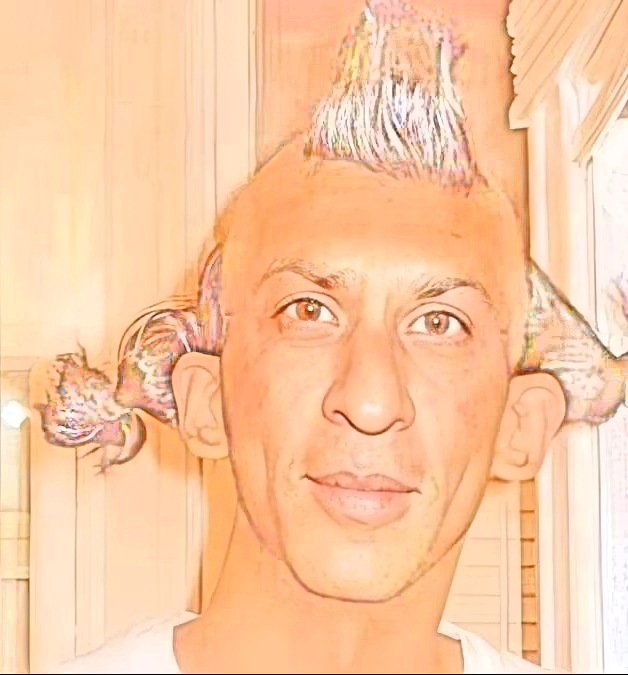
#> input picture Day-1/Pencil Sketch Effect/output_sketches/sample1_sketch.png, 628 x 675 px
$ python -i main.py   (imports and definitions only)
#> lines starting #> are read from the running program, lines starting #| are printed output that depends on the picture
import cv2 as cv
import numpy as np
import matplotlib.pyplot as plt
from tkinter import filedialog
import ttkbootstrap as ttk
from ttkbootstrap.constants import *
import os


# [19 lines left out: function pencil_sketch, not called in this run]


def load_file(image_path):
    """
    Load an image from the specified file path.

    Args:
        image_path (str): Path to the image file.

    Returns:
        numpy.ndarray: Image as a uint8 array, or None if loading fails.
    """
#> called with image_path = 'output_sketches/sample1_sketch.png'
    try:
        img = cv.imread(image_path).astype(np.uint8)
#> img is the input picture: shape (675, 628, 3); mean B, G, R 161.8, 200.7, 248.7
    except AttributeError as e:
        print(f"An error occurred reading the image file!\nReturning None")
        return(None)
    except Exception as e:
        print(f"An error occurred: {e} \nReturning None")
        return(None)

    if img is None:
        print("An error occurred regarding file path! \nReturning None")
        return(None)

    return img

# [25 lines left out: function pencil_sketch_grayscale, not called in this run]


def pencil_sketch_color(image_path, blur_kernel=21):
    """
    Apply colored pencil sketch effect to an image.

    Args:
        image_path (str): Path to the input image.
        blur_kernel (int): Kernel size for Gaussian blur (default: 21).

    Returns:
        tuple: (sketched_image, original_image) or (None, None) if loading fails.
    """
    img = load_file(image_path)
    if img is None:
        return(None, None)


    hsv_img = cv.cvtColor(img, cv.COLOR_BGR2HSV)
#> hsv_img: shape (675, 628, 3); mean H, S, V 15, 89.8, 248.7
    h, s, v = cv.split(hsv_img)
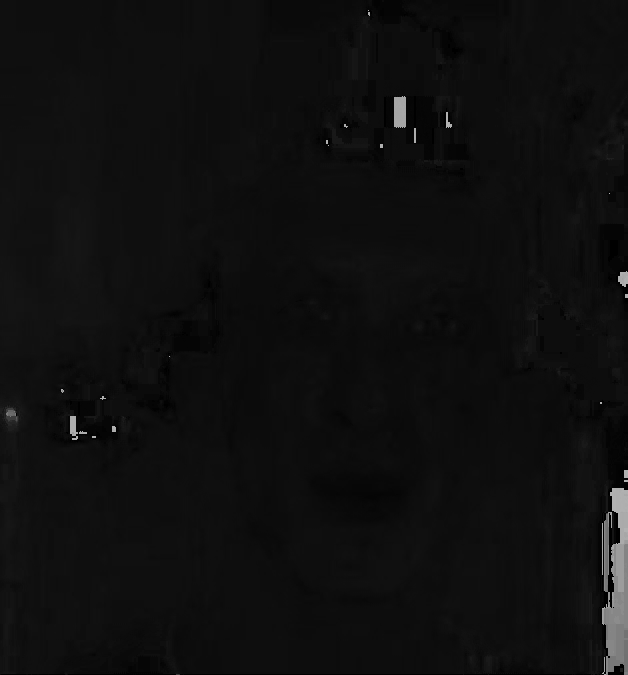
#> h: shape (675, 628); min 0, max 178, mean 15
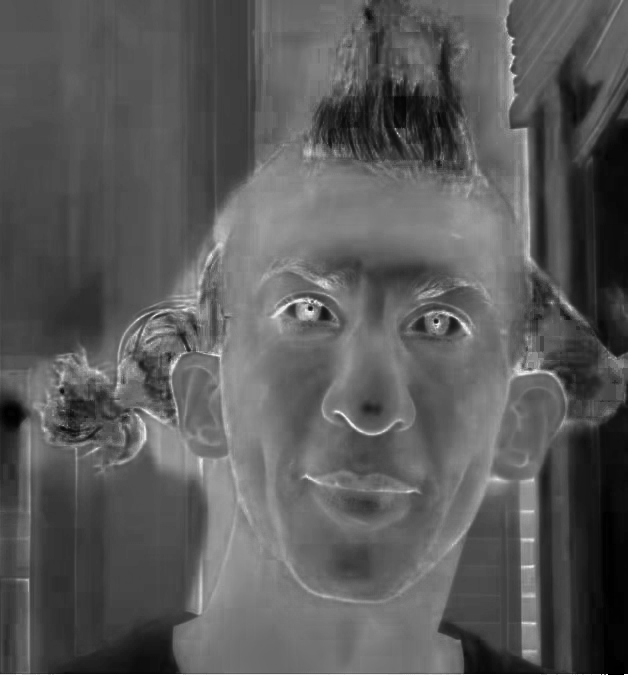
#> s: shape (675, 628); min 0, max 255, mean 89.8

    inverted_v = 255 - v
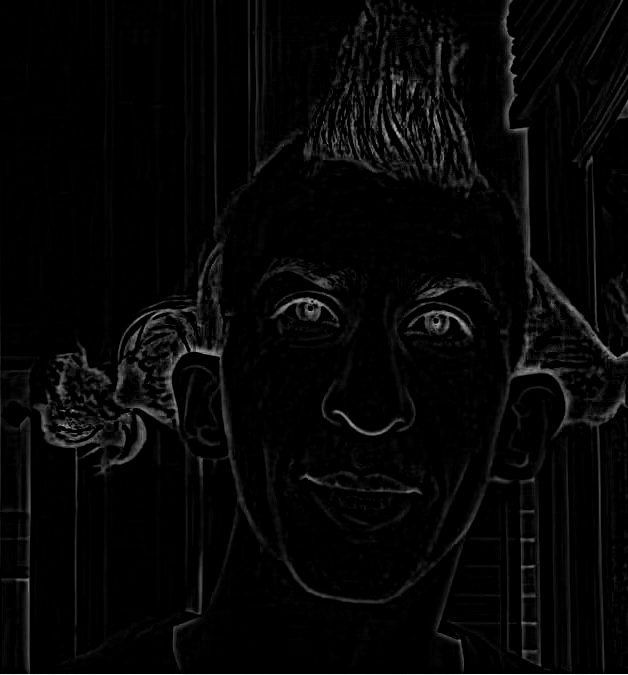
#> inverted_v: shape (675, 628); min 0, max 255, mean 6.3
    blurred_v = cv.GaussianBlur(inverted_v, (blur_kernel, blur_kernel), 0)
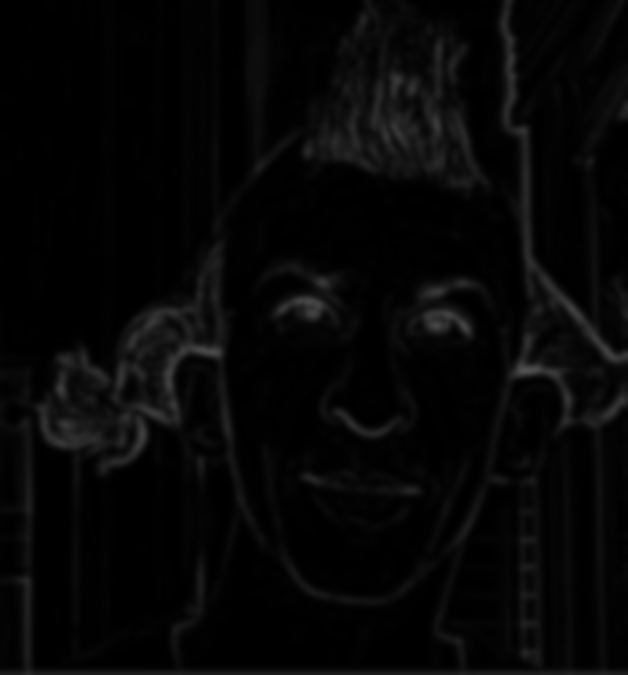
#> blurred_v: shape (675, 628); min 0, max 81, mean 6.1
    inverted_blurred_v = 255 - blurred_v
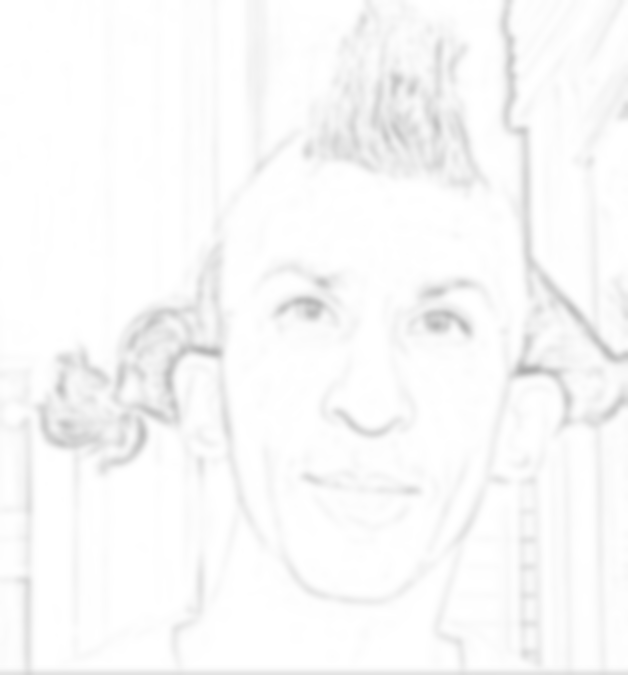
#> inverted_blurred_v: shape (675, 628); min 174, max 255, mean 248.9

    sketched_v = cv.divide(v, inverted_blurred_v, scale=255)
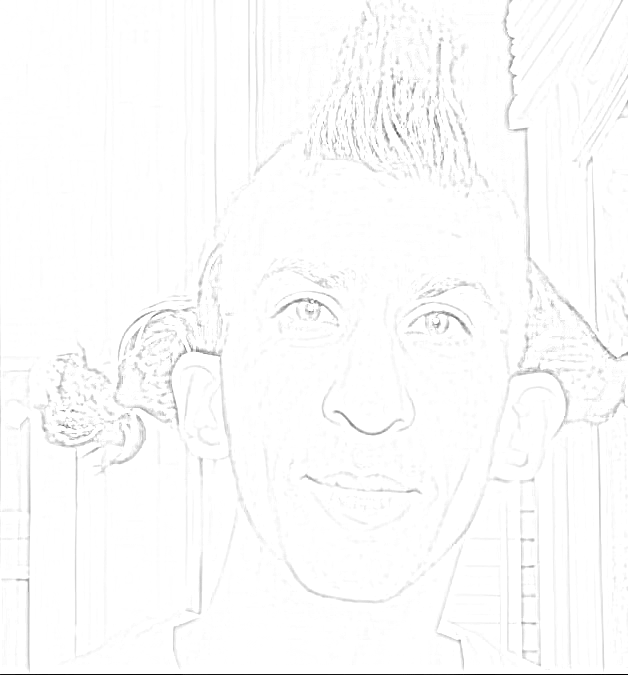
#> sketched_v: shape (675, 628); min 0, max 255, mean 251.9
    sketched_v = np.clip(sketched_v, 0, 255)
    sketched_v = cv.convertScaleAbs(sketched_v)


    h_resized = cv.resize(h, (sketched_v.shape[1], sketched_v.shape[0]))
    s_resized = cv.resize((s * 0.9).astype(np.uint8), (sketched_v.shape[1], sketched_v.shape[0]))
    sketched_img = cv.merge((h_resized, s_resized, sketched_v))
#> sketched_img: shape (675, 628, 3); mean H, S, V 15, 80.4, 251.9

    sketched_img = cv.cvtColor(sketched_img, cv.COLOR_HSV2BGR)
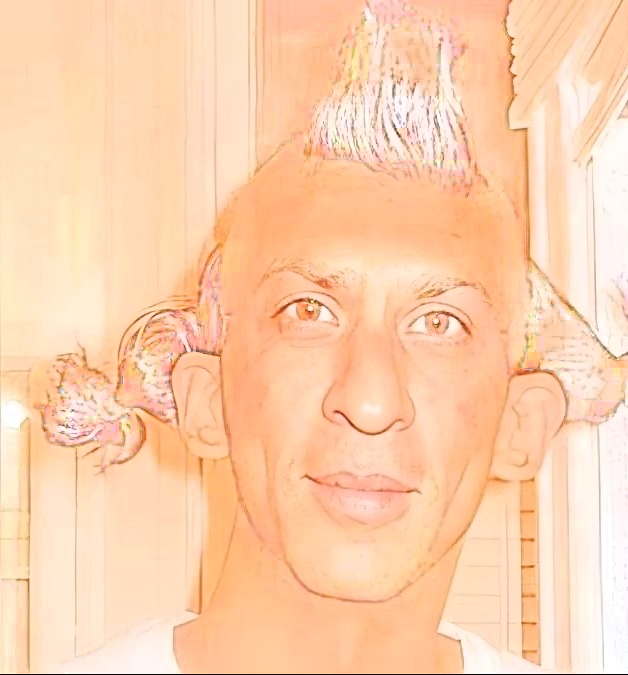
#> sketched_img: shape (675, 628, 3); mean B, G, R 172.4, 207.9, 251.9

    return sketched_img, img


# [29 lines left out: function display_result, not called in this run]


CONFIG_FILE = '.last_dir.txt' # A hidden file is a good choice

# [145 lines left out: functions get_last_dir, save_last_dir, select_file, toggle_color, toggle_save, proceed and 2 more, not called in this run]


# [2 lines not run here, left out]

>>> result = pencil_sketch_color('output_sketches/sample1_sketch.png')
